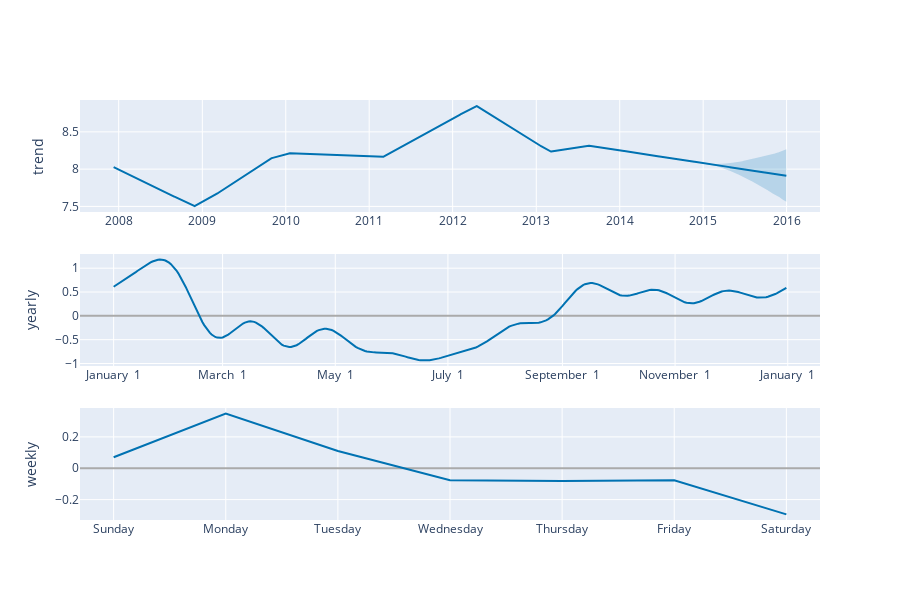

This figure's notebook cell:
### Code cell
plot_components_plotly(m,forecast)

### Figure 1 — Plotly figure (JSON) as saved in the notebook; plotly's stock layout.template omitted (floating-point values rounded to 4 significant figures; data arrays with more than 128 entries replaced by an {"elided": "..."} marker saying what was removed)
{"data": [{"line": {"color": "#0072B2", "width": 2}, "mode": "lines", "name": "trend", "type": "scatter", "x": {"elided": "2887 str values"}, "xaxis": "x", "y": {"elided": "2887 float values"}, "yaxis": "y"}, {"line": {"color": "rgba(0, 114, 178, 0.2)", "width": 0}, "mode": "lines", "name": "trend_upper", "type": "scatter", "x": {"elided": "2887 str values"}, "xaxis": "x", "y": {"elided": "2887 float values"}, "yaxis": "y"}, {"fill": "tonexty", "fillcolor": "rgba(0, 114, 178, 0.2)", "line": {"color": "rgba(0, 114, 178, 0.2)", "width": 0}, "mode": "lines", "name": "trend_lower", "type": "scatter", "x": {"elided": "2887 str values"}, "xaxis": "x", "y": {"elided": "2887 float values"}, "yaxis": "y"}, {"line": {"color": "#0072B2", "width": 2}, "mode": "lines", "name": "yearly", "type": "scatter", "x": {"elided": "365 str values"}, "xaxis": "x2", "y": {"elided": "365 float values"}, "yaxis": "y2"}, {"line": {"color": "#0072B2", "width": 2}, "mode": "lines", "name": "weekly", "type": "scatter", "x": ["2017-01-01T00:00:00", "2017-01-02T00:00:00", "2017-01-03T00:00:00", "2017-01-04T00:00:00", "2017-01-05T00:00:00", "2017-01-06T00:00:00", "2017-01-07T00:00:00"], "xaxis": "x3", "y": [0.07019, 0.3485, 0.1103, -0.0765, -0.08184, -0.07638, -0.2943], "yaxis": "y3"}], "layout": {"height": 600, "showlegend": false, "width": 900, "xaxis": {"anchor": "y", "domain": [0, 1], "range": ["2007-07-15T20:24:00", "2016-05-26T03:36:00"], "type": "date"}, "xaxis2": {"anchor": "y2", "domain": [0, 1], "range": ["2016-12-13T18:54:02.958904115", "2018-01-18T11:04:57.863013581"], "tickformat": "%B %e", "type": "date"}, "xaxis3": {"anchor": "y3", "domain": [0, 1], "range": ["2016-12-31T16:48:00", "2017-01-07T07:12:00"], "tickformat": "%A", "type": "date"}, "yaxis": {"anchor": "x", "domain": [0.7333, 1], "rangemode": "normal", "title": {"text": "trend"}, "zerolinecolor": "#AAA"}, "yaxis2": {"anchor": "x2", "domain": [0.3667, 0.6333], "title": {"text": "yearly"}, "zerolinecolor": "#AAA"}, "yaxis3": {"anchor": "x3", "domain": [0, 0.2667], "title": {"text": "weekly"}, "zerolinecolor": "#AAA"}}}
